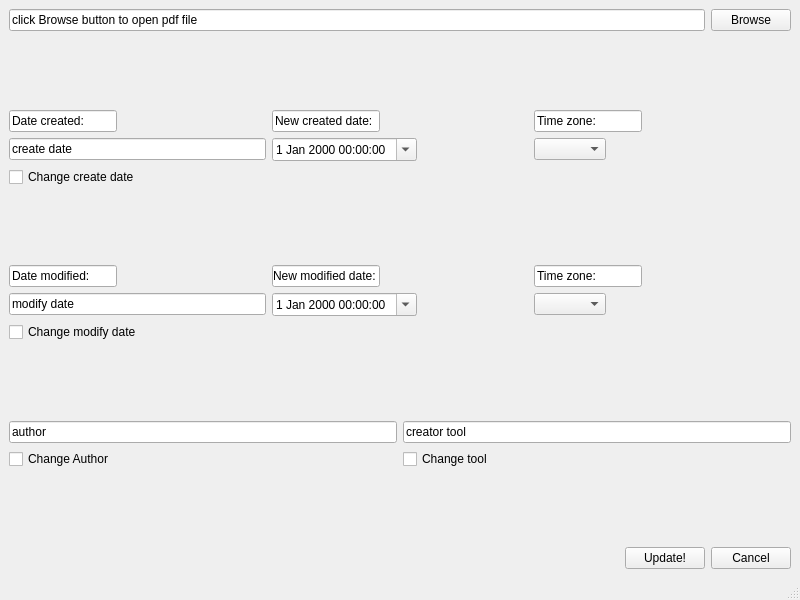
<?xml version="1.0" encoding="UTF-8"?>
<ui version="4.0">
 <class>MainWindow</class>
 <widget class="QMainWindow" name="MainWindow">
  <property name="geometry">
   <rect>
    <x>0</x>
    <y>0</y>
    <width>800</width>
    <height>600</height>
   </rect>
  </property>
  <property name="windowTitle">
   <string>MainWindow</string>
  </property>
  <widget class="QWidget" name="centralwidget">
   <layout class="QGridLayout" name="gridLayout_5">
    <item row="0" column="0">
     <layout class="QVBoxLayout" name="verticalLayout_3">
      <item>
       <layout class="QGridLayout" name="gridLayout_3">
        <item row="0" column="0">
         <widget class="QLineEdit" name="LEfilePath">
          <property name="text">
           <string>click Browse button to open pdf file</string>
          </property>
          <property name="readOnly">
           <bool>true</bool>
          </property>
         </widget>
        </item>
        <item row="0" column="1">
         <widget class="QPushButton" name="pbBrowse">
          <property name="text">
           <string>Browse</string>
          </property>
         </widget>
        </item>
       </layout>
      </item>
      <item>
       <spacer name="verticalSpacer_2">
        <property name="orientation">
         <enum>Qt::Vertical</enum>
        </property>
        <property name="sizeHint" stdset="0">
         <size>
          <width>20</width>
          <height>40</height>
         </size>
        </property>
       </spacer>
      </item>
      <item>
       <layout class="QGridLayout" name="gridLayout">
        <property name="sizeConstraint">
         <enum>QLayout::SetNoConstraint</enum>
        </property>
        <item row="0" column="1">
         <layout class="QHBoxLayout" name="horizontalLayout_2">
          <item>
           <widget class="QLineEdit" name="lineEdit_2">
            <property name="sizePolicy">
             <sizepolicy hsizetype="Fixed" vsizetype="Fixed">
              <horstretch>0</horstretch>
              <verstretch>0</verstretch>
             </sizepolicy>
            </property>
            <property name="autoFillBackground">
             <bool>false</bool>
            </property>
            <property name="text">
             <string>New created date:</string>
            </property>
            <property name="readOnly">
             <bool>true</bool>
            </property>
           </widget>
          </item>
          <item>
           <spacer name="horizontalSpacer_2">
            <property name="orientation">
             <enum>Qt::Horizontal</enum>
            </property>
            <property name="sizeHint" stdset="0">
             <size>
              <width>40</width>
              <height>20</height>
             </size>
            </property>
           </spacer>
          </item>
         </layout>
        </item>
        <item row="0" column="2">
         <layout class="QHBoxLayout" name="horizontalLayout_3">
          <item>
           <widget class="QLineEdit" name="lineEdit_3">
            <property name="enabled">
             <bool>true</bool>
            </property>
            <property name="sizePolicy">
             <sizepolicy hsizetype="Fixed" vsizetype="Fixed">
              <horstretch>0</horstretch>
              <verstretch>0</verstretch>
             </sizepolicy>
            </property>
            <property name="autoFillBackground">
             <bool>false</bool>
            </property>
            <property name="text">
             <string>Time zone:</string>
            </property>
            <property name="readOnly">
             <bool>true</bool>
            </property>
           </widget>
          </item>
          <item>
           <spacer name="horizontalSpacer_4">
            <property name="orientation">
             <enum>Qt::Horizontal</enum>
            </property>
            <property name="sizeHint" stdset="0">
             <size>
              <width>40</width>
              <height>20</height>
             </size>
            </property>
           </spacer>
          </item>
         </layout>
        </item>
        <item row="1" column="2">
         <layout class="QHBoxLayout" name="horizontalLayout_7">
          <item>
           <widget class="QComboBox" name="CBzoneCreateD"/>
          </item>
          <item>
           <spacer name="horizontalSpacer_3">
            <property name="orientation">
             <enum>Qt::Horizontal</enum>
            </property>
            <property name="sizeHint" stdset="0">
             <size>
              <width>40</width>
              <height>20</height>
             </size>
            </property>
           </spacer>
          </item>
         </layout>
        </item>
        <item row="1" column="1">
         <layout class="QHBoxLayout" name="horizontalLayout_6">
          <item>
           <widget class="QDateTimeEdit" name="DTcreateDate">
            <property name="sizePolicy">
             <sizepolicy hsizetype="Expanding" vsizetype="Fixed">
              <horstretch>0</horstretch>
              <verstretch>0</verstretch>
             </sizepolicy>
            </property>
            <property name="calendarPopup">
             <bool>true</bool>
            </property>
           </widget>
          </item>
          <item>
           <spacer name="horizontalSpacer_5">
            <property name="orientation">
             <enum>Qt::Horizontal</enum>
            </property>
            <property name="sizeHint" stdset="0">
             <size>
              <width>40</width>
              <height>20</height>
             </size>
            </property>
           </spacer>
          </item>
         </layout>
        </item>
        <item row="1" column="0">
         <layout class="QHBoxLayout" name="horizontalLayout_5">
          <item>
           <widget class="QLineEdit" name="LEcreateDate">
            <property name="sizePolicy">
             <sizepolicy hsizetype="Expanding" vsizetype="Fixed">
              <horstretch>0</horstretch>
              <verstretch>0</verstretch>
             </sizepolicy>
            </property>
            <property name="text">
             <string>create date</string>
            </property>
            <property name="readOnly">
             <bool>true</bool>
            </property>
           </widget>
          </item>
         </layout>
        </item>
        <item row="2" column="0">
         <widget class="QCheckBox" name="CBcreateDate">
          <property name="text">
           <string>Change create date</string>
          </property>
          <property name="checked">
           <bool>false</bool>
          </property>
         </widget>
        </item>
        <item row="0" column="0">
         <layout class="QHBoxLayout" name="horizontalLayout">
          <property name="sizeConstraint">
           <enum>QLayout::SetNoConstraint</enum>
          </property>
          <item>
           <widget class="QLineEdit" name="lineEdit">
            <property name="sizePolicy">
             <sizepolicy hsizetype="Fixed" vsizetype="Fixed">
              <horstretch>0</horstretch>
              <verstretch>0</verstretch>
             </sizepolicy>
            </property>
            <property name="autoFillBackground">
             <bool>false</bool>
            </property>
            <property name="text">
             <string>Date created:</string>
            </property>
            <property name="readOnly">
             <bool>true</bool>
            </property>
           </widget>
          </item>
          <item>
           <spacer name="horizontalSpacer">
            <property name="orientation">
             <enum>Qt::Horizontal</enum>
            </property>
            <property name="sizeHint" stdset="0">
             <size>
              <width>40</width>
              <height>20</height>
             </size>
            </property>
           </spacer>
          </item>
         </layout>
        </item>
       </layout>
      </item>
      <item>
       <spacer name="verticalSpacer_3">
        <property name="orientation">
         <enum>Qt::Vertical</enum>
        </property>
        <property name="sizeHint" stdset="0">
         <size>
          <width>20</width>
          <height>40</height>
         </size>
        </property>
       </spacer>
      </item>
      <item>
       <layout class="QGridLayout" name="gridLayout_2">
        <item row="2" column="2">
         <layout class="QHBoxLayout" name="horizontalLayout_13">
          <item>
           <widget class="QLineEdit" name="lineEdit_7">
            <property name="enabled">
             <bool>true</bool>
            </property>
            <property name="sizePolicy">
             <sizepolicy hsizetype="Fixed" vsizetype="Fixed">
              <horstretch>0</horstretch>
              <verstretch>0</verstretch>
             </sizepolicy>
            </property>
            <property name="autoFillBackground">
             <bool>false</bool>
            </property>
            <property name="text">
             <string>Time zone:</string>
            </property>
            <property name="readOnly">
             <bool>true</bool>
            </property>
           </widget>
          </item>
          <item>
           <spacer name="horizontalSpacer_13">
            <property name="orientation">
             <enum>Qt::Horizontal</enum>
            </property>
            <property name="sizeHint" stdset="0">
             <size>
              <width>40</width>
              <height>20</height>
             </size>
            </property>
           </spacer>
          </item>
         </layout>
        </item>
        <item row="2" column="0">
         <layout class="QHBoxLayout" name="horizontalLayout_9">
          <item>
           <widget class="QLineEdit" name="lineEdit_4">
            <property name="sizePolicy">
             <sizepolicy hsizetype="Fixed" vsizetype="Fixed">
              <horstretch>0</horstretch>
              <verstretch>0</verstretch>
             </sizepolicy>
            </property>
            <property name="autoFillBackground">
             <bool>false</bool>
            </property>
            <property name="text">
             <string>Date modified:</string>
            </property>
            <property name="readOnly">
             <bool>true</bool>
            </property>
           </widget>
          </item>
          <item>
           <spacer name="horizontalSpacer_8">
            <property name="orientation">
             <enum>Qt::Horizontal</enum>
            </property>
            <property name="sizeHint" stdset="0">
             <size>
              <width>40</width>
              <height>20</height>
             </size>
            </property>
           </spacer>
          </item>
         </layout>
        </item>
        <item row="3" column="1">
         <layout class="QHBoxLayout" name="horizontalLayout_12">
          <item>
           <widget class="QDateTimeEdit" name="DTmodDate">
            <property name="calendarPopup">
             <bool>true</bool>
            </property>
           </widget>
          </item>
          <item>
           <spacer name="horizontalSpacer_12">
            <property name="orientation">
             <enum>Qt::Horizontal</enum>
            </property>
            <property name="sizeHint" stdset="0">
             <size>
              <width>40</width>
              <height>20</height>
             </size>
            </property>
           </spacer>
          </item>
         </layout>
        </item>
        <item row="3" column="2">
         <layout class="QHBoxLayout" name="horizontalLayout_11">
          <item>
           <widget class="QComboBox" name="CBzoneModD"/>
          </item>
          <item>
           <spacer name="horizontalSpacer_14">
            <property name="orientation">
             <enum>Qt::Horizontal</enum>
            </property>
            <property name="sizeHint" stdset="0">
             <size>
              <width>40</width>
              <height>20</height>
             </size>
            </property>
           </spacer>
          </item>
         </layout>
        </item>
        <item row="4" column="0">
         <widget class="QCheckBox" name="CBmodDate">
          <property name="text">
           <string>Change modify date</string>
          </property>
          <property name="checked">
           <bool>false</bool>
          </property>
         </widget>
        </item>
        <item row="2" column="1">
         <layout class="QHBoxLayout" name="horizontalLayout_10">
          <item>
           <widget class="QLineEdit" name="lineEdit_5">
            <property name="sizePolicy">
             <sizepolicy hsizetype="Fixed" vsizetype="Fixed">
              <horstretch>0</horstretch>
              <verstretch>0</verstretch>
             </sizepolicy>
            </property>
            <property name="autoFillBackground">
             <bool>false</bool>
            </property>
            <property name="text">
             <string>New modified date:</string>
            </property>
            <property name="readOnly">
             <bool>true</bool>
            </property>
           </widget>
          </item>
          <item>
           <spacer name="horizontalSpacer_9">
            <property name="orientation">
             <enum>Qt::Horizontal</enum>
            </property>
            <property name="sizeHint" stdset="0">
             <size>
              <width>40</width>
              <height>20</height>
             </size>
            </property>
           </spacer>
          </item>
         </layout>
        </item>
        <item row="3" column="0">
         <layout class="QHBoxLayout" name="horizontalLayout_8">
          <item>
           <widget class="QLineEdit" name="LEmodifyDate">
            <property name="text">
             <string>modify date</string>
            </property>
            <property name="readOnly">
             <bool>true</bool>
            </property>
           </widget>
          </item>
         </layout>
        </item>
       </layout>
      </item>
      <item>
       <spacer name="verticalSpacer_4">
        <property name="orientation">
         <enum>Qt::Vertical</enum>
        </property>
        <property name="sizeHint" stdset="0">
         <size>
          <width>20</width>
          <height>40</height>
         </size>
        </property>
       </spacer>
      </item>
      <item>
       <layout class="QHBoxLayout" name="horizontalLayout_4">
        <item>
         <layout class="QVBoxLayout" name="verticalLayout">
          <item>
           <widget class="QLineEdit" name="LEauthor">
            <property name="text">
             <string>author</string>
            </property>
           </widget>
          </item>
          <item>
           <widget class="QCheckBox" name="CBAuthor">
            <property name="text">
             <string>Change Author</string>
            </property>
            <property name="checked">
             <bool>false</bool>
            </property>
           </widget>
          </item>
         </layout>
        </item>
        <item>
         <layout class="QVBoxLayout" name="verticalLayout_2">
          <item>
           <widget class="QLineEdit" name="LEtool">
            <property name="text">
             <string>creator tool</string>
            </property>
           </widget>
          </item>
          <item>
           <widget class="QCheckBox" name="CBTool">
            <property name="text">
             <string>Change tool</string>
            </property>
            <property name="checked">
             <bool>false</bool>
            </property>
           </widget>
          </item>
         </layout>
        </item>
       </layout>
      </item>
      <item>
       <spacer name="verticalSpacer">
        <property name="orientation">
         <enum>Qt::Vertical</enum>
        </property>
        <property name="sizeHint" stdset="0">
         <size>
          <width>20</width>
          <height>40</height>
         </size>
        </property>
       </spacer>
      </item>
      <item>
       <layout class="QGridLayout" name="gridLayout_4">
        <item row="0" column="2">
         <widget class="QPushButton" name="pbCancel">
          <property name="text">
           <string>Cancel</string>
          </property>
         </widget>
        </item>
        <item row="0" column="1">
         <widget class="QPushButton" name="pbUpdate">
          <property name="text">
           <string>Update!</string>
          </property>
         </widget>
        </item>
        <item row="0" column="0">
         <spacer name="horizontalSpacer_6">
          <property name="orientation">
           <enum>Qt::Horizontal</enum>
          </property>
          <property name="sizeHint" stdset="0">
           <size>
            <width>40</width>
            <height>20</height>
           </size>
          </property>
         </spacer>
        </item>
       </layout>
      </item>
     </layout>
    </item>
   </layout>
  </widget>
  <widget class="QMenuBar" name="menubar">
   <property name="geometry">
    <rect>
     <x>0</x>
     <y>0</y>
     <width>800</width>
     <height>26</height>
    </rect>
   </property>
  </widget>
  <widget class="QStatusBar" name="statusbar"/>
 </widget>
 <resources/>
 <connections/>
</ui>
